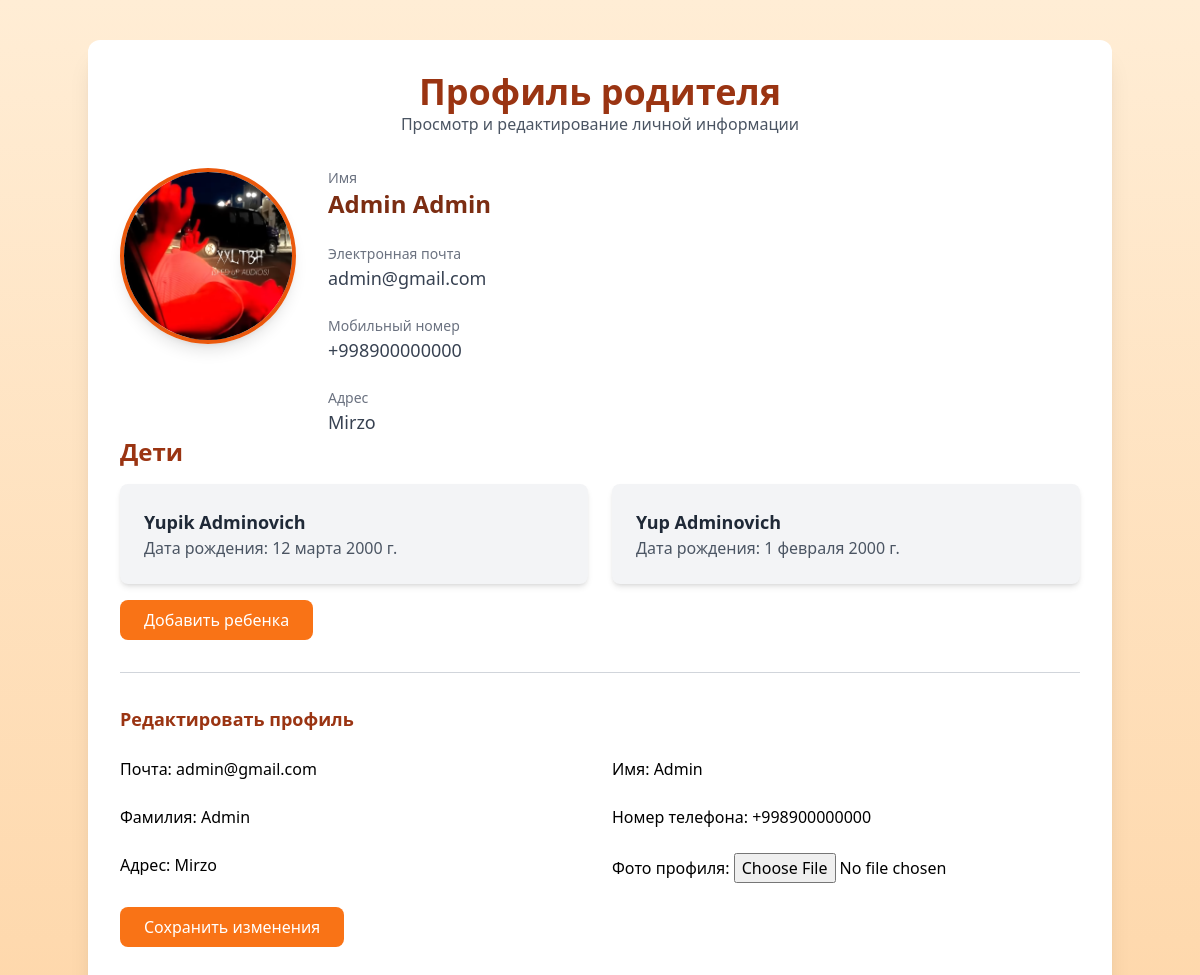
/profile/1/ (signed in), run on the app's committed database.
### main/models.py (models this page shows, shortened)
class ParentUser(AbstractBaseUser, PermissionsMixin):
    email = models.EmailField(db_index=True, unique=True, max_length=254)
    first_name = models.CharField(max_length=240)
    last_name = models.CharField(max_length=240)
    mobile = models.CharField(max_length=50, blank=True, null=True)
    address = models.CharField(max_length=255, blank=True, null=True)
    image = models.ImageField(upload_to='profile_images', blank=True, null=True)
    is_active = models.BooleanField(default=True)
    is_staff = models.BooleanField(default=False)
    is_superuser = models.BooleanField(default=False)
    email_confirmed = models.BooleanField(default=False)
    confirmation_token = models.CharField(max_length=100, blank=True, null=True)
    token_created_at = models.DateTimeField(blank=True, null=True)
    password_reset_token = models.CharField(max_length=100, blank=True, null=True)
    password_token_created_at = models.DateTimeField(blank=True, null=True)
    PASSWORD_RESET_TIMEOUT = 3600
    objects = CustomUserManager()
    USERNAME_FIELD = 'email'
    REQUIRED_FIELDS = ['first_name', 'last_name', 'mobile']
    class Meta:
        verbose_name = 'User'
        verbose_name_plural = 'Users'

class ChildUser(models.Model):
    first_name = models.CharField(max_length=240)
    last_name = models.CharField(max_length=240)
    birth_date = models.DateField()
    parents = models.ManyToManyField(
        'ParentUser',
        related_name='children',
        blank=False
    )

### main/views.py (the view)
# urls.py: path('profile/<int:user_id>/', profile_view, name='profile'),
@login_required
def profile_view(request, user_id):
    current_language = request.session.get("language", "ru")
    translation.activate(current_language)
    user = get_object_or_404(ParentUser, id=user_id)
    if request.user.id != user.id:
        can_edit = False
        edit_form = None
        child_form = None
    else:
        can_edit = True
        if request.method == 'POST':
            edit_form = UserEditForm(request.POST, request.FILES, instance=user)
            if edit_form.is_valid():
                edit_form.save()
                return redirect('profile', user_id=user.id)
        else:
            edit_form = UserEditForm(instance=user)
        if 'add_child' in request.POST:
            current_language = request.session.get("language", "ru")
            child_form = ChildUserForm(request.POST)
            if child_form.is_valid():
                new_child = child_form.save(commit=False)
                new_child.save()
                new_child.parents.add(user)
                new_child.save()
                if current_language == 'uz':
                    messages.success(request, "Bolangiz muvaffaqiyatli qo'shildi!")
                else:
                    messages.success(request, "Ребенок успешно добавлен!")
                return redirect('profile', user_id=user.id)
        else:
            child_form = ChildUserForm()
    children = user.children.all()
    user_data = {
        'first_name': user.first_name,
        'last_name': user.last_name,
        'mobile': user.mobile,
        'address': user.address,
        'email': user.email,
        'image': user.image.url if user.image else 'https://st3.depositphotos.com/15648834/17930/v/600/depositphotos_179308454-stock-illustration-unknown-person-silhouette-glasses-profile.jpg',
    }
    template_name = "uz/user/profile.html" if current_language == "uz" else "user/profile.html"
    context = {
        'user_data': user_data,
        'edit_form': edit_form,
        'can_edit': can_edit,
        'profile_user': user,
        'child_form': child_form,
        'children': children,
    }
    return render(request, template_name, context)

### main/forms.py
class ChildUserForm(forms.ModelForm):
    class Meta:
        model = ChildUser
        fields = ['first_name', 'last_name', 'birth_date']
    def __init__(self, *args, **kwargs):
        super().__init__(*args, **kwargs)
        self.fields['birth_date'].widget = forms.SelectDateWidget(years=range(2015, 2024))

### main/templates/user/profile.html (shortened to what this page needs)
<head>
  <script src="https://cdn.tailwindcss.com"></script>
</head>
<div class="min-h-screen bg-gradient-to-b from-orange-100 to-orange-200 py-10 px-4">
  <div class="bg-white shadow-xl rounded-xl p-8 max-w-5xl mx-auto">
    <div class="text-center mb-8">
      <h1 class="text-4xl font-extrabold text-orange-800">Профиль родителя</h1>
      {% if can_edit %}
        <p class="text-gray-600">Просмотр и редактирование личной информации</p>
      {% endif %}
    </div>
    <div class="flex flex-col md:flex-row items-center md:items-start gap-8">
      <div class="flex-shrink-0 relative">
        <img
          src="{{ user_data.image }}"
          alt="Profile Picture"
          class="w-44 h-44 rounded-full object-cover border-4 border-orange-600 shadow-lg hover:scale-105 transform transition-all duration-300"
          loading="lazy"
        />
      </div>
      <div class="flex-1">
        <div class="space-y-6">
          <div>
            <p class="text-sm text-gray-500">Имя</p>
            <h2 class="text-2xl font-semibold text-orange-900">{{ user_data.first_name }} {{ user_data.last_name }}</h2>
          </div>
          <div>
            <p class="text-sm text-gray-500">Электронная почта</p>
            <p class="text-lg text-gray-700">{{ user_data.email }}</p>
          </div>
          <div>
            <p class="text-sm text-gray-500">Мобильный номер</p>
            <p class="text-lg text-gray-700">{{ user_data.mobile }}</p>
          </div>
          <div>
            <p class="text-sm text-gray-500">Адрес</p>
            <p class="text-lg text-gray-700">{{ user_data.address|default:'' }}</p>
          </div>
        </div>
      </div>
    </div>
    <div>
      <h3 class="text-2xl font-bold text-orange-800 mb-4">Дети</h3>
      <div class="grid gap-6 md:grid-cols-2">
        {% for child in children %}
          <div class="bg-gray-100 p-6 rounded-lg shadow-md hover:shadow-lg transition">
            <h4 class="text-lg font-semibold text-gray-800">{{ child.first_name }} {{ child.last_name }}</h4>
            <p class="text-gray-600">Дата рождения: {{ child.birth_date }}</p>
          </div>
        {% empty %}
          <p class="text-gray-500">Нет данных о детях.</p>
        {% endfor %}
      </div>
      {% if can_edit %}
        <button
          type="button"
          onclick="toggleChildForm()"
          class="mt-4 bg-orange-500 text-white py-2 px-6 rounded-lg hover:bg-orange-600 focus:outline-none transition"
          aria-expanded="false"
          aria-controls="child-form"
        >
          {% if form_submitted %}
            Дети добавлены
          {% else %}
            Добавить ребенка
          {% endif %}
        </button>
      {% endif %}
    </div>
    {% if can_edit %}
      <hr class="my-8 border-gray-300">
      <div>
        <h3 class="text-lg font-bold text-orange-800 mb-4">Редактировать профиль</h3>
        <form method="POST" enctype="multipart/form-data" class="space-y-6">
          <div class="grid gap-6 md:grid-cols-2">
            {{ edit_form.as_p }}
          </div>
          <button
            type="submit"
            class="block w-full md:w-auto bg-orange-500 text-white py-2 px-6 rounded-lg hover:bg-orange-600 focus:outline-none"
          >
            Сохранить изменения
          </button>
        </form>
      </div>
    {% endif %}
  </div>
</div>

### data on the page
ParentUser: first_name "Admin", last_name "Admin", email "admin@gmail.com", mobile "+998900000000", address "Mirzo"
ChildUser: first_name "Yupik", last_name "Adminovich", birth_date "12 марта 2000 г."
ChildUser: first_name "Yup", last_name "Adminovich", birth_date "1 февраля 2000 г."
